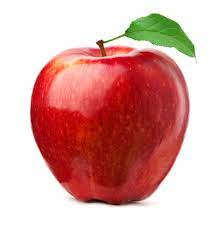
#> input picture IMAGE PROCESSING/apple.jpg, 224 x 225 px, found by its file name
$ python subtraction.py
#> lines starting #> are read from the running program, lines starting #| are printed output that depends on the picture
import cv2
import numpy as np
import matplotlib.pyplot as plt

# Read the first image
img1 = cv2.imread('apple.jpg')
#> img1 is the input picture: shape (225, 224, 3); mean B, G, R 163.6, 168.1, 218.9

# Get dimensions of the first image
h, w, c = img1.shape
#> h = 225; w = 224; c = 3

# Read the second image
img2 = cv2.imread('rose.jpg')
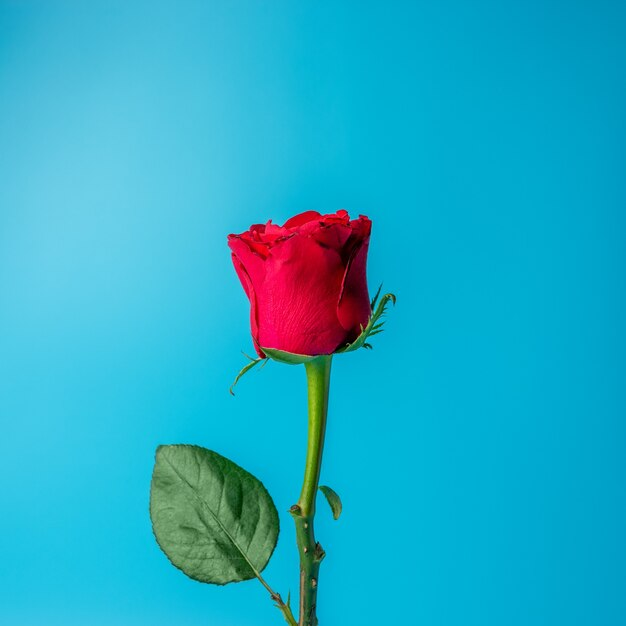
#> input picture IMAGE PROCESSING/rose.jpg, 626 x 626 px, found by its file name
#> img2 is the input picture: shape (626, 626, 3); mean B, G, R 200.3, 171.6, 35.7

# Resize the second image to match the dimensions of the first image
img2 = cv2.resize(img2, (w, h))
#> img2: shape (225, 224, 3)

# Subtract the second image from the first image
new_img = img1 - img2
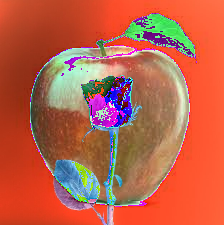
#> new_img: shape (225, 224, 3); mean B, G, R 73.2, 97.5, 187.9

# Concatenate the original image, second image, and the subtracted image horizontally
imgs = np.hstack((img1, img2, new_img))
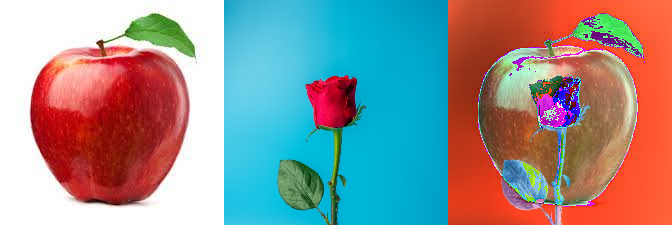
#> imgs: shape (225, 672, 3); mean B, G, R 145.7, 145.7, 147.5

# Calculate and plot the histogram of the subtracted image
histr = cv2.calcHist([new_img], [0], None, [256], [0, 255])
#> histr = 256 values, max 1206 at index 27, min 0 at index 255, mean 196.7
plt.plot(histr)
plt.show()
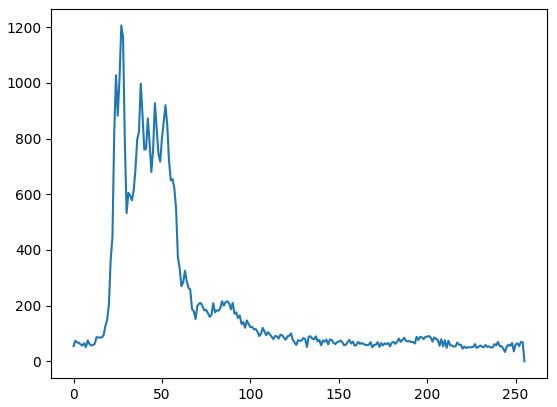
#> figure drawn by matplotlib, 1 panel; curve peaks at x = 27, y = 1206

# Display the concatenated image and wait for a key press
cv2.imshow('sub', imgs)
cv2.waitKey(0)
